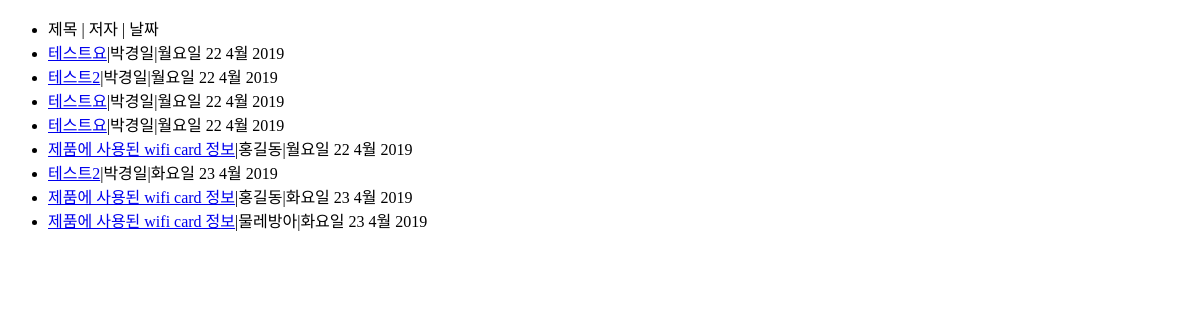
The page /list/ on the database as committed earlier.
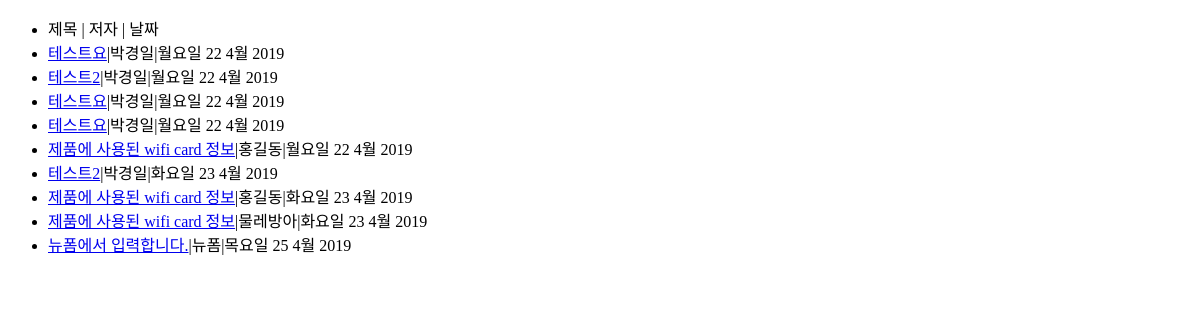
The same page on the database as committed later.
### community/models.py (models this page shows)
class Article(models.Model) :
    name = models.CharField(max_length=50)
    title = models.CharField(max_length=50)
    contents = models.TextField()
    url = models.URLField()
    email = models.EmailField()
    cdate = models.DateTimeField(auto_now_add = True)

### community/views.py (the view)
# urls.py: url(r'^list/', list, name = 'list'),
def list(request):
    articleList = Article.objects.all()
    return render(request, 'list.html',{'articleList': articleList})

### community/templates/list.html (shortened to what this page needs)
<!DOCTYPE html>
<html lang="en">
<head>
</head>
  <body>
    <ul>
      <li>제목 | 저자 | 날짜 </li>
    {% for article in articleList %}
      <li><a href="/view/{{article.id}}/">{{article.title}}</a>|{{article.name}}|{{article.cdate|date:"D d M Y"}}</li>
    {% endfor %}
    </ul>
  </body>
</html>

Rows that differ between the two databases and show on the page:
added Article: title "뉴폼에서 입력합니다.", name "뉴폼", cdate "목요일 25 4월 2019"
